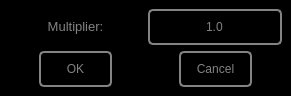
<?xml version="1.0" encoding="UTF-8"?>
<ui version="4.0">
 <class>MainWindow</class>
 <widget class="QMainWindow" name="MainWindow">
  <property name="geometry">
   <rect>
    <x>0</x>
    <y>0</y>
    <width>291</width>
    <height>96</height>
   </rect>
  </property>
  <property name="windowTitle">
   <string>Despike Setting</string>
  </property>
  <property name="windowIcon">
   <iconset resource="../../../Resources/nSOTScannerResources.qrc">
    <normaloff>:/nSOTScanner/Pictures/jj_schema.svg</normaloff>:/nSOTScanner/Pictures/jj_schema.svg</iconset>
  </property>
  <widget class="QWidget" name="centralwidget">
   <property name="styleSheet">
    <string notr="true">#centralwidget
{
background-color: rgb(0, 0, 0);
}</string>
   </property>
   <layout class="QGridLayout" name="gridLayout" rowstretch="1,1" columnstretch="1,3,1,1,3,1">
    <item row="1" column="0">
     <spacer name="horizontalSpacer_3">
      <property name="orientation">
       <enum>Qt::Horizontal</enum>
      </property>
      <property name="sizeHint" stdset="0">
       <size>
        <width>40</width>
        <height>20</height>
       </size>
      </property>
     </spacer>
    </item>
    <item row="1" column="3">
     <spacer name="horizontalSpacer_2">
      <property name="orientation">
       <enum>Qt::Horizontal</enum>
      </property>
      <property name="sizeHint" stdset="0">
       <size>
        <width>40</width>
        <height>20</height>
       </size>
      </property>
     </spacer>
    </item>
    <item row="1" column="5">
     <spacer name="horizontalSpacer">
      <property name="orientation">
       <enum>Qt::Horizontal</enum>
      </property>
      <property name="sizeHint" stdset="0">
       <size>
        <width>40</width>
        <height>20</height>
       </size>
      </property>
     </spacer>
    </item>
    <item row="1" column="4">
     <widget class="QPushButton" name="pushButton_Cancel">
      <property name="sizePolicy">
       <sizepolicy hsizetype="Preferred" vsizetype="Preferred">
        <horstretch>0</horstretch>
        <verstretch>0</verstretch>
       </sizepolicy>
      </property>
      <property name="styleSheet">
       <string notr="true">QPushButton:pressed#pushButton_Cancel{
color: rgb(0,0,0);
background-color:rgb(131,131,131);
border: 1px solid rgb(0,0,0);
border-radius: 5px
}

QPushButton#pushButton_Cancel{
color: rgb(131,131,131);
background-color:rgb(0,0,0);
border: 2px solid  rgb(131,131,131);
border-radius: 5px
}</string>
      </property>
      <property name="text">
       <string>Cancel</string>
      </property>
     </widget>
    </item>
    <item row="1" column="1">
     <widget class="QPushButton" name="pushButton_ok">
      <property name="sizePolicy">
       <sizepolicy hsizetype="Preferred" vsizetype="Preferred">
        <horstretch>0</horstretch>
        <verstretch>0</verstretch>
       </sizepolicy>
      </property>
      <property name="styleSheet">
       <string notr="true">QPushButton:pressed#pushButton_ok{
color: rgb(0,0,0);
background-color:rgb(131,131,131);
border: 1px solid rgb(0,0,0);
border-radius: 5px
}

QPushButton#pushButton_ok{
color: rgb(131,131,131);
background-color:rgb(0,0,0);
border: 2px solid  rgb(131,131,131);
border-radius: 5px
}</string>
      </property>
      <property name="text">
       <string>OK</string>
      </property>
     </widget>
    </item>
    <item row="1" column="2">
     <spacer name="horizontalSpacer_4">
      <property name="orientation">
       <enum>Qt::Horizontal</enum>
      </property>
      <property name="sizeHint" stdset="0">
       <size>
        <width>40</width>
        <height>20</height>
       </size>
      </property>
     </spacer>
    </item>
    <item row="0" column="0" colspan="3">
     <widget class="QLabel" name="label_Multiplier">
      <property name="minimumSize">
       <size>
        <width>120</width>
        <height>0</height>
       </size>
      </property>
      <property name="text">
       <string>&lt;html&gt;&lt;head/&gt;&lt;body&gt;&lt;p&gt;&lt;span style=&quot; font-size:10pt; color:#838383;&quot;&gt;Multiplier:&lt;/span&gt;&lt;/p&gt;&lt;/body&gt;&lt;/html&gt;</string>
      </property>
      <property name="alignment">
       <set>Qt::AlignCenter</set>
      </property>
     </widget>
    </item>
    <item row="0" column="3" colspan="3">
     <widget class="QLineEdit" name="lineEdit_Multiplier">
      <property name="sizePolicy">
       <sizepolicy hsizetype="Expanding" vsizetype="Preferred">
        <horstretch>0</horstretch>
        <verstretch>0</verstretch>
       </sizepolicy>
      </property>
      <property name="minimumSize">
       <size>
        <width>120</width>
        <height>0</height>
       </size>
      </property>
      <property name="styleSheet">
       <string notr="true">QLineEdit#lineEdit_Multiplier{
color: rgb(131,131,131);
background-color:rgb(0,0,0);
border: 2px solid  rgb(131,131,131);
border-radius: 5px
}</string>
      </property>
      <property name="text">
       <string>1.0</string>
      </property>
      <property name="alignment">
       <set>Qt::AlignCenter</set>
      </property>
     </widget>
    </item>
   </layout>
  </widget>
 </widget>
 <resources>
  <include location="../../../Resources/nSOTScannerResources.qrc"/>
 </resources>
 <connections/>
</ui>
